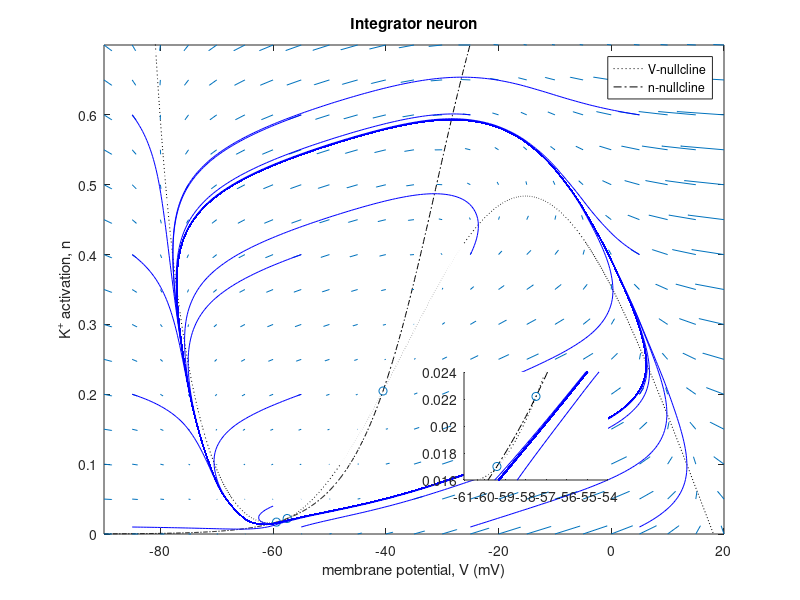

This figure's MATLAB source: (Note: this script raises an error after producing the figure.)
clear all; close all;

% persistent sodium plus potassium model
% note: we assume tau_n(v)=1, C=1;

% simulation parameters
T=300; % total time (ms)
dt=0.1; % simulation time-step (ms)
tVec=(dt:dt:T); % time vector
numTime=length(tVec); % number of timepoints
pw=1; % pulse width (ms)
ipi=[3.8 7.6 11.4]; % inter-pulse-interval (ms)
pulse_inds=[(find(tVec>=10,1,'first'):find(tVec<=10+pw,1,'last')),...
    (find(tVec>=10+ipi(1),1,'first'):find(tVec<=10+ipi(1)+pw,1,'last')),...
    (find(tVec>=110,1,'first'):find(tVec<=110+pw,1,'last')),...
    (find(tVec>=110+ipi(2),1,'first'):find(tVec<=110+ipi(2)+pw,1,'last')),...
    (find(tVec>=210,1,'first'):find(tVec<=210+pw,1,'last')),...
    (find(tVec>=210+ipi(3),1,'first'):find(tVec<=210+ipi(3)+pw,1,'last'))];

%%% integrator %%%
% parameters
g_l=8; % conductance constant (leak)
g_na=20;
g_k=10;
E_l=-79.42; % Nernst potential (leak)
E_na=60;
E_k=-90;
vh_m=-20; % steady-state half-life potential (m-gate)
vh_n=-31;
k_m=15; % sigma function slope factor (m-gate)
k_n=7;
I_base=4.3; % baseline injected current

% Compute nullclines and vector field
vVec=(-90:0.1:20); % vector spanning voltage values (v-dimension)
nVec=(0:0.001:0.7)'; % vector spanning n-gate values (n-dimension)
[X,Y]=meshgrid(downsample(vVec,50),downsample(nVec,50)); % create 2D grid of downsampled values
v_dot = I_base-g_l.*(X-E_l)-g_na./(1+exp((vh_m-X)/k_m)).*(X-E_na)-g_k*Y.*(X-E_k); % dv/dt
n_dot = 1./(1+exp((vh_n-X)/k_n))-Y; % dn/dt
v_null = (I_base-g_l*(vVec-E_l)-g_na./(1+exp((vh_m-vVec)/k_m)).*(vVec-E_na))./(g_k*(vVec-E_k)); % v-nullcline
n_null = 1./(1+exp((vh_n-vVec)/k_n)); % n-nullcline

% Plot nullclines and vector field
figure
plot(vVec,v_null,'k:',vVec,n_null,'k-.')
axis([vVec(1) vVec(end) 0 0.7])
hold on
scatter([-40.5,-57.5,-59.4],[0.2047,0.02219,0.017],'ro'); % equilibria
h=quiver(X,Y,v_dot,n_dot,'AutoScaleFactor',2); % downsample vVec and plot vector field 
hs = get(h,'MaxHeadSize');
set(h,'MaxHeadSize',hs/1000)
startx=[-60,-85,-55,-25,5,-85,-55,-25,5,-85,-55,-25,5,-85,-55,-25,5];
starty=[0.04,0.6,0.6,0.6,0.6,0.4,0.4,0.4,0.4,0.2,0.2,0.2,0.2,0.01,0.01,0.01,0.01,];
streamline(X,Y,v_dot,n_dot,startx,starty)
hold off
title('Integrator neuron')
legend('V-nullcline','n-nullcline')
xlabel('membrane potential, V (mV)')
ylabel('K^+ activation, n')
axes('Position',[.58 .2 .18 .18])
box on
plot(vVec,v_null,'k:',vVec,n_null,'k-.')
hold on
scatter([-40.5,-57.5,-59.4],[0.2047,0.02219,0.017],'ro'); % equilibria
streamline(X,Y,v_dot,n_dot,startx,starty)
hold off
axis([vVec(find(vVec>=-61,1,'first')) vVec(find(vVec<=-54,1,'last')) 0.016 0.024])
box off

% inital values in phase-space
v=-59.4*ones(1,numTime);
n=0.017*ones(1,numTime);

% injected current
I=I_base*ones(1,numTime); % baseline injected current
I(pulse_inds)=I_base+0.68;% % add pulse current

% forward Euler method
for i=1:numTime-1
    m_inf = 1/(1+exp((vh_m-v(i))/k_m));
    n_inf = 1/(1+exp((vh_n-v(i))/k_n));
    n(i+1) = n(i)+dt*(n_inf-n(i));
    v(i+1)=v(i)+dt*(I(i)-g_l*(v(i)-E_l)-g_na*m_inf*(v(i)-E_na)-g_k*n(i)*(v(i)-E_k));
end

% plot spiking results
figure
yyaxis left
plot(tVec,v)
ylabel('potential, V (mV)')
axis([0 max(tVec) min(v)-0.15/0.80*(max(v)-min(v)) max(v)+0.05/0.80*(max(v)-min(v))])
yyaxis right
plot(tVec,I)
axis([0 max(tVec) min(I)-0.05/0.05*(max(I)-min(I)) max(I)+0.90/0.05*(max(I)-min(I))])
yticks(unique(I))
title('Integrator neuron')
ylabel('injected current, I ({\mu}A/cm^2)')
xlabel('time (ms)')


%%% resonator %%%
% parameters
g_l=8; % conductance constant (leak)
g_na=20;
g_k=10;
E_l=-79.42; % Nernst potential (leak)
E_na=60;
E_k=-90;
vh_m=-20; % steady-state half-life potential (m-gate)
vh_n=-34;
k_m=15; % sigma function slope factor (m-gate)
k_n=7;
I_base=7; % baseline injected current

% Compute nullclines and vector field
vVec=(-90:0.1:20); % vector spanning voltage values (v-dimension)
nVec=(0:0.001:0.7)'; % vector spanning n-gate values (n-dimension)
[X,Y]=meshgrid(downsample(vVec,50),downsample(nVec,50)); % create 2D grid of downsampled values
v_dot = I_base-g_l.*(X-E_l)-g_na./(1+exp((vh_m-X)/k_m)).*(X-E_na)-g_k*Y.*(X-E_k); % dv/dt
n_dot = 1./(1+exp((vh_n-X)/k_n))-Y; % dn/dt
v_null = (I_base-g_l*(vVec-E_l)-g_na./(1+exp((vh_m-vVec)/k_m)).*(vVec-E_na))./(g_k*(vVec-E_k)); % v-nullcline
n_null = 1./(1+exp((vh_n-vVec)/k_n)); % n-nullcline

% Plot nullclines and vector field
figure
plot(vVec,v_null,'k:',vVec,n_null,'k-.')
axis([vVec(1) vVec(end) 0 0.7])
hold on
scatter(-59.4,0.02587,'ro'); % equilibria
h=quiver(X,Y,v_dot,n_dot,'AutoScaleFactor',2); % downsample vVec and plot vector field 
hs = get(h,'MaxHeadSize');
set(h,'MaxHeadSize',hs/1000)
startx=[-60,-85,-55,-25,5,-85,-55,-25,5,-85,-55,-25,5,-85,-55,-25,5];
starty=[0.04,0.6,0.6,0.6,0.6,0.4,0.4,0.4,0.4,0.2,0.2,0.2,0.2,0.01,0.01,0.01,0.01,];
streamline(X,Y,v_dot,n_dot,startx,starty)
hold off
title('Resonator neuron')
legend('V-nullcline','n-nullcline')
xlabel('membrane potential, V (mV)')
ylabel('K^+ activation, n')
axes('Position',[.58 .2 .18 .18])
box on
plot(vVec,v_null,'k:',vVec,n_null,'k-.')
hold on
scatter(-59.4,0.02587,'ro'); % equilibria
streamline(X,Y,v_dot,n_dot,startx,starty)
hold off
axis([vVec(find(vVec>=-65,1,'first')) vVec(find(vVec<=-55,1,'last')) 0.02 0.04])
box off

% inital values in phase-space
v=-59.4*ones(1,numTime);
n=0.02587*ones(1,numTime);

% injected current
I=I_base*ones(1,numTime); % baseline injected current
I(pulse_inds)=I_base+1.9;% add pulse current

% forward Euler method
for i=1:numTime-1
    m_inf = 1/(1+exp((vh_m-v(i))/k_m));
    n_inf = 1/(1+exp((vh_n-v(i))/k_n));
    n(i+1) = n(i)+dt*(n_inf-n(i));
    v(i+1) = v(i)+dt*(I(i)-g_l*(v(i)-E_l)-g_na*m_inf*(v(i)-E_na)-g_k*n(i)*(v(i)-E_k));
end

% plot spiking results
figure
yyaxis left
plot(tVec,v)
ylabel('potential, V (mV)')
axis([0 max(tVec) min(v)-0.15/0.80*(max(v)-min(v)) max(v)+0.05/0.80*(max(v)-min(v))])
yyaxis right
plot(tVec,I)
axis([0 max(tVec) min(I)-0.05/0.05*(max(I)-min(I)) max(I)+0.90/0.05*(max(I)-min(I))])
yticks(unique(I))
title('Resonator neuron')
ylabel('injected current, I ({\mu}A/cm^2)')
xlabel('time (ms)')


%%% BT %%%
% parameters
g_l=8; % conductance constant (leak)
g_na=20;
g_k=10;
E_l=-79.42; % Nernst potential (leak)
E_na=60;
E_k=-90;
vh_m=-20; % steady-state half-life potential (m-gate)
vh_n=-31.64;
k_m=15; % sigma function slope factor (m-gate)
k_n=7;
I_base=5; % baseline injected current

% Compute nullclines and vector field
vVec=(-90:0.1:20); % vector spanning voltage values (v-dimension)
nVec=(0:0.001:0.7)'; % vector spanning n-gate values (n-dimension)
[X,Y]=meshgrid(downsample(vVec,50),downsample(nVec,50)); % create 2D grid of downsampled values
v_dot = I_base-g_l.*(X-E_l)-g_na./(1+exp((vh_m-X)/k_m)).*(X-E_na)-g_k*Y.*(X-E_k); % dv/dt
n_dot = 1./(1+exp((vh_n-X)/k_n))-Y; % dn/dt
v_null = (I_base-g_l*(vVec-E_l)-g_na./(1+exp((vh_m-vVec)/k_m)).*(vVec-E_na))./(g_k*(vVec-E_k)); % v-nullcline
n_null = 1./(1+exp((vh_n-vVec)/k_n)); % n-nullcline

% Plot nullclines and vector field
figure
plot(vVec,v_null,'k:',vVec,n_null,'k-.')
axis([vVec(1) vVec(end) 0 0.7])
hold on
scatter([-42.3,-57.7,-58.4],[0.179,0.02359,0.0214],'ro'); % equilibria
h=quiver(X,Y,v_dot,n_dot,'AutoScaleFactor',2); % downsample vVec and plot vector field 
hs = get(h,'MaxHeadSize');
set(h,'MaxHeadSize',hs/1000)
startx=[-60,-85,-55,-25,5,-85,-55,-25,5,-85,-55,-25,5,-85,-55,-25,5];
starty=[0.04,0.6,0.6,0.6,0.6,0.4,0.4,0.4,0.4,0.2,0.2,0.2,0.2,0.01,0.01,0.01,0.01,];
streamline(X,Y,v_dot,n_dot,startx,starty)
hold off
title('Transition (near BT) neuron')
legend('V-nullcline','n-nullcline')
xlabel('membrane potential, V (mV)')
ylabel('K^+ activation, n')
axes('Position',[.58 .2 .18 .18])
box on
plot(vVec,v_null,'k:',vVec,n_null,'k-.')
hold on
scatter([-42.3,-57.7,-58.4],[0.179,0.02359,0.0214],'ro'); % equilibria
streamline(X,Y,v_dot,n_dot,startx,starty)
hold off
axis([vVec(find(vVec>=-65,1,'first')) vVec(find(vVec<=-55,1,'last')) 0.02 0.04])
box off

% inital values in phase-space
v=-58.396*ones(1,numTime);
n=0.0214*ones(1,numTime);

% injected current
I=I_base*ones(1,numTime); % baseline injected current
I((find(tVec>=10,1,'first'):find(tVec<=10+pw,1,'last')))=I_base+0.8;% add pulse current

% forward Euler method
for i=1:numTime-1
    m_inf = 1/(1+exp((vh_m-v(i))/k_m));
    n_inf = 1/(1+exp((vh_n-v(i))/k_n));
    n(i+1) = n(i)+dt*(n_inf-n(i));
    v(i+1) = v(i)+dt*(I(i)-g_l*(v(i)-E_l)-g_na*m_inf*(v(i)-E_na)-g_k*n(i)*(v(i)-E_k));
end

% plot spiking results
figure
yyaxis left
plot(tVec,v)
ylabel('potential, V (mV)')
axis([0 max(tVec) min(v)-0.15/0.80*(max(v)-min(v)) max(v)+0.05/0.80*(max(v)-min(v))])
yyaxis right
plot(tVec,I)
axis([0 max(tVec) min(I)-0.05/0.05*(max(I)-min(I)) max(I)+0.90/0.05*(max(I)-min(I))])
yticks(unique(I))
title('Transition (near BT) neuron')
ylabel('injected current, I ({\mu}A/cm^2)')
xlabel('time (ms)')
